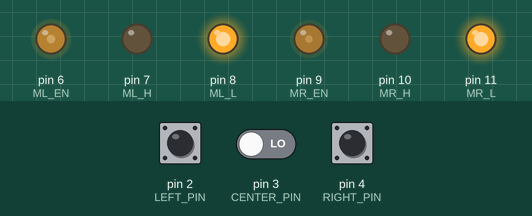
Recording of a sketch running on a simulated Arduino Uno, built with avr-gcc and run on an emulated ATmega328P. Shown: output pins drawn as LEDs (lit = HIGH). Dashed ring = blinking. Inputs (shaded band) come from the test bench; at power-on: pin 2 (LEFT_PIN) LOW, pin 3 (CENTER_PIN) LOW, pin 4 (RIGHT_PIN) LOW.

Above: at 1.2 s.
1.3 s: pin 2 (LEFT_PIN) pulled HIGH for 0.15 s
At 1.37 s:
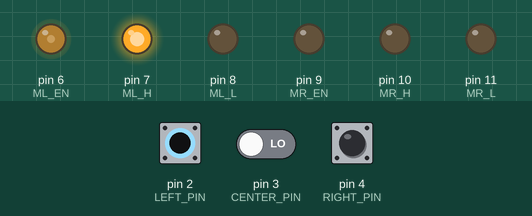
2.9 s: pin 3 (CENTER_PIN) driven HIGH
At 3.8 s:
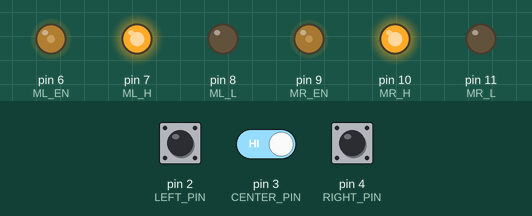
4.4 s: pin 4 (RIGHT_PIN) pulled HIGH for 0.15 s
At 4.47 s:
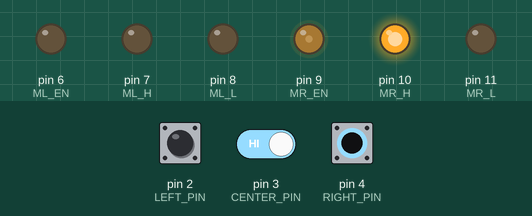
6.0 s: pin 4 (RIGHT_PIN) pulled HIGH for 3.2 s
At 9.8 s:
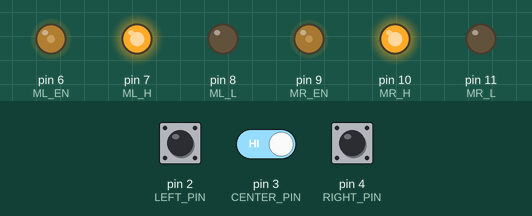
10.7 s: pin 2 (LEFT_PIN) pulled HIGH for 3.2 s
At 11.0 s:
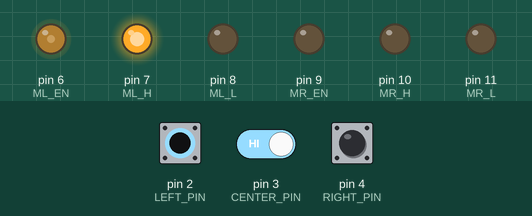
15.4 s: pin 2 (LEFT_PIN) driven HIGH and pin 4 (RIGHT_PIN) driven HIGH
At 18.2 s:
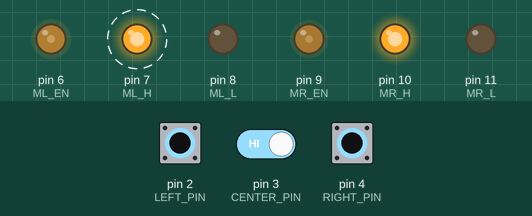
Timing chart, 0 to 19.4 s (numbered marks = the images above; inputs shaded):
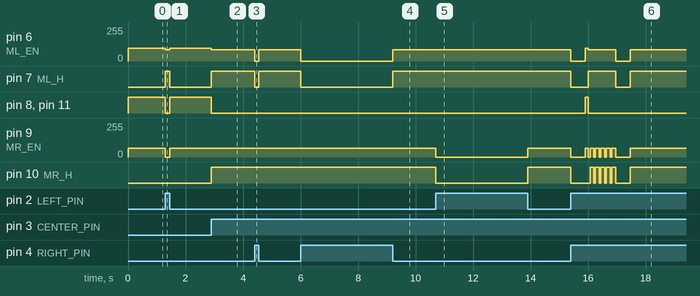

The sketch:

Path_02.ino
```cpp
// IR Sensor
#define LEFT_PIN 2
#define CENTER_PIN 3
#define RIGHT_PIN 4

// H-bridge Motors
#define ML_EN 6
#define ML_H 7
#define ML_L 8

#define MR_EN 9
#define MR_H 10
#define MR_L 11

// the speed is unlike, bcz of the acutal speed of motors are not the same at the same value.
#define ML_SPEED 85
#define MR_SPEED 65

// Counter for a specific action
int COUNTER = 0;

void setup() {
  // Set the IR pins as inputs
  pinMode(LEFT_PIN, INPUT);
  pinMode(CENTER_PIN, INPUT);
  pinMode(RIGHT_PIN, INPUT);

  // Set the motor pins as outputs
  pinMode(ML_EN, OUTPUT);
  pinMode(ML_H, OUTPUT);
  pinMode(ML_L, OUTPUT);

  pinMode(MR_EN, OUTPUT);
  pinMode(MR_H, OUTPUT);
  pinMode(MR_L, OUTPUT);
}


void loop() {
  if(COUNTER < 3) {
    Path();
  }
}

// -------------------------------- Path 02
void Path() {
  // Read the sensor values
  int isLeft = digitalRead(LEFT_PIN);
  int isCenter = digitalRead(CENTER_PIN);
  int isRight = digitalRead(RIGHT_PIN);

  if(isLeft && isCenter && isRight) { // All Black 1 1 1
    stopMotors();
    if(COUNTER == 0)
      cases(isLeft, isCenter, isRight);
    else
      goForwardSkip(isLeft, isCenter, isRight);

  } else if(isLeft && isCenter && !isRight) { // Left-Center 1 1 0
    turnRight();
  } else if(isLeft && !isCenter && isRight) { // Left-Right 1 0 1
    goBackward();
  } else if(isLeft && !isCenter && !isRight) { // Left 1 0 0
    turnRight();
  } else if(!isLeft && isCenter && isRight) { // Center-Right 0 1 1
    turnLeft();
  } else if(!isLeft && isCenter && !isRight) { // Center 0 1 0
    goForward();
  } else if(!isLeft && !isCenter && isRight) { // Right 0 0 1
    turnLeft();
  } else if(!isLeft && !isCenter && !isRight) { // All White 0 0 0
    goBackward();
  }
}

void cases(int isLeft, int isCenter, int isRight) {
  switch(COUNTER) {
    case 0:
      for(int i = 0; i < 10; i++) {
        goBackward();
        delay(10);
      }
      turnCurveRight();
      COUNTER++;
      break;

    case 1:
      table(isLeft, isCenter, isRight);
      COUNTER++;
      break;

    case 2:
      COUNTER++;
      stopMotors();
      COUNTER++;
      break;
  }
}

void turnCurveRight() {
  for(int i = 0; i < 5; i++) {
    for(int i = 0; i < 6; i++) {
      turnRight();
      delay(10);
    }
    for(int i = 0; i < 13; i++) {
      goForward();
      delay(10);
    }
  }
}

void table(int isLeft, int isCenter, int isRight) {
  do {
    goForward();
    isLeft = digitalRead(LEFT_PIN);
    isCenter = digitalRead(CENTER_PIN);
    isRight = digitalRead(RIGHT_PIN);
  } while(isLeft && isCenter && isRight);

  stopMotors();
  delay(10000);
  goForward();
}
void goForwardExit(int isLeft, int isCenter, int isRight) { // Exit the big black shape
  do {
    goForward();
    isLeft = digitalRead(LEFT_PIN);
    isCenter = digitalRead(CENTER_PIN);
    isRight = digitalRead(RIGHT_PIN);
  } while(isLeft && isCenter && isRight);
}

void goForwardSkip(int isLeft, int isCenter, int isRight) { // To skip any 3 unwanted black read
  for(int i = 0; i < 30; i++) {
    goForward();
    delay(10);
  }
  isLeft = digitalRead(LEFT_PIN);
  isCenter = digitalRead(CENTER_PIN);
  isRight = digitalRead(RIGHT_PIN);

  if(isLeft && isCenter && isRight) // execute cases, if the 3 black is a case
    cases(isLeft, isCenter, isRight);
}


void goForward() {
    analogWrite(ML_EN, ML_SPEED);
    analogWrite(MR_EN, MR_SPEED);

    digitalWrite(ML_H, HIGH);
    digitalWrite(ML_L, LOW);

    digitalWrite(MR_H, HIGH);
    digitalWrite(MR_L, LOW);
}

void goBackward() {
    analogWrite(ML_EN, ML_SPEED + 10);
    analogWrite(MR_EN, MR_SPEED);

    digitalWrite(ML_H, LOW);
    digitalWrite(ML_L, HIGH);

    digitalWrite(MR_H, LOW);
    digitalWrite(MR_L, HIGH);
}
void turnLeft() {
    analogWrite(ML_EN, 0);
    analogWrite(MR_EN, MR_SPEED);

    digitalWrite(ML_H, LOW);
    digitalWrite(ML_L, LOW);

    digitalWrite(MR_H, HIGH);
    digitalWrite(MR_L, LOW);
}

void turnRight() {
    analogWrite(ML_EN, ML_SPEED);
    analogWrite(MR_EN, 0);

    digitalWrite(ML_H, HIGH);
    digitalWrite(ML_L, LOW);

    digitalWrite(MR_H, LOW);
    digitalWrite(MR_L, LOW);
}

void stopMotors() {
  for(int i = 0; i < 50; i++) {
    analogWrite(ML_EN, 0);
    analogWrite(MR_EN, 0);

    digitalWrite(ML_H, LOW);
    digitalWrite(ML_L, LOW);

    digitalWrite(MR_H, LOW);
    digitalWrite(MR_L, LOW);

    delay(10);
  }
}
```

Measured:
- after the input at 1.3 s, pin 6 (ML_EN): 95/255 → 85/255 at once, → 95/255 0.15 s later; pin 7 (ML_H): LOW → HIGH at once, → LOW 0.15 s later; pin 8 (ML_L), pin 11 (MR_L): HIGH → LOW at once, → HIGH 0.15 s later; pin 9 (MR_EN): 65/255 → 0/255 at once, → 65/255 0.15 s later
- after the input at 2.9 s, pin 6 (ML_EN): 95/255 → 85/255 at once; pin 7 (ML_H), pin 10 (MR_H): LOW → HIGH at once; pin 8 (ML_L), pin 11 (MR_L): HIGH → LOW at once
- after the input at 4.4 s, pin 6 (ML_EN): 85/255 → 0/255 at once, → 85/255 0.15 s later; pin 7 (ML_H): HIGH → LOW at once, → HIGH 0.15 s later
- after the input at 6.0 s, pin 6 (ML_EN): 85/255 → 0/255 at once, → 85/255 3.2 s later; pin 7 (ML_H): HIGH → LOW at once, → HIGH 3.2 s later
- after the input at 10.7 s, pin 9 (MR_EN): 65/255 → 0/255 at once, → 65/255 3.2 s later; pin 10 (MR_H): HIGH → LOW at once, → HIGH 3.2 s later
- after the input at 15.4 s, pin 6 (ML_EN): 85/255 → 0/255 at once, → 95/255 0.50 s later, → 85/255 0.10 s later, → 0/255 0.95 s later, … (5 changes in this stretch); pin 7 (ML_H): alternates HIGH for 0.95 s and LOW for 0.55 s, 4 changes in all, then stays HIGH, starting at once
